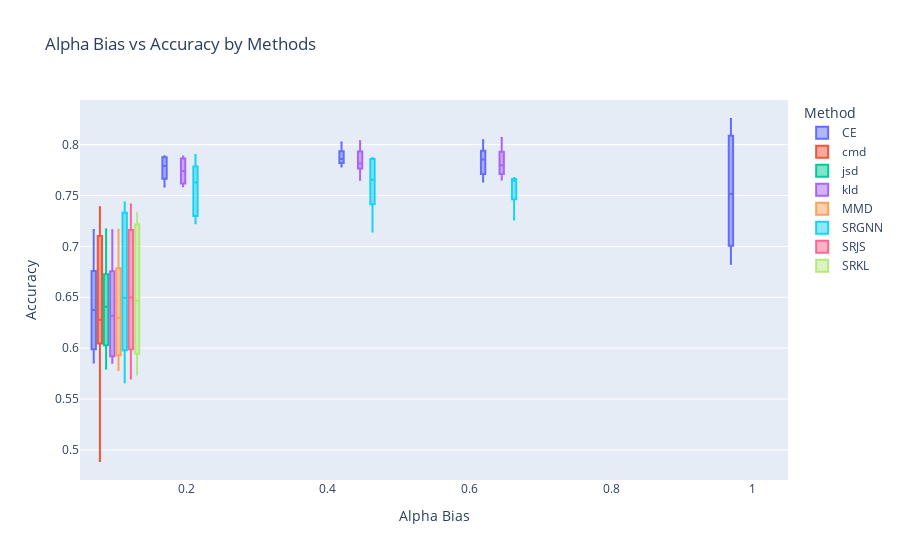
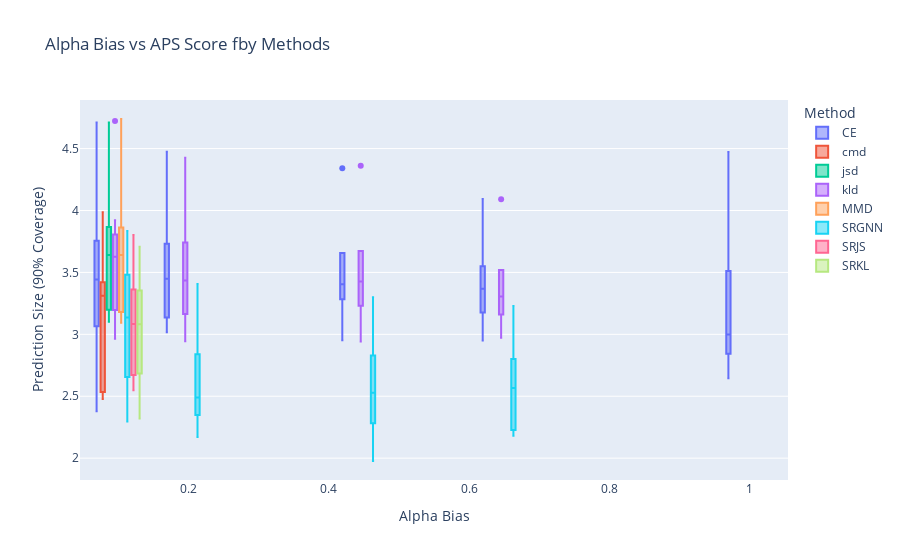
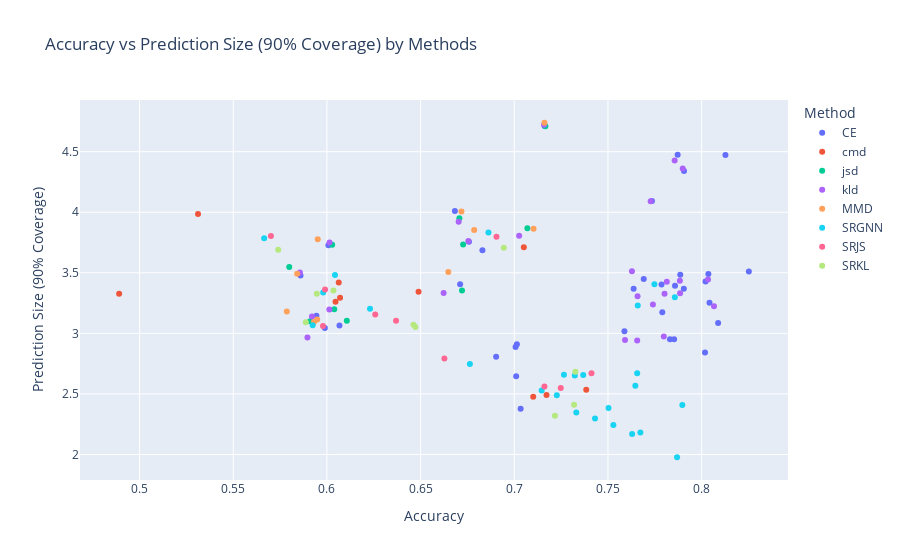
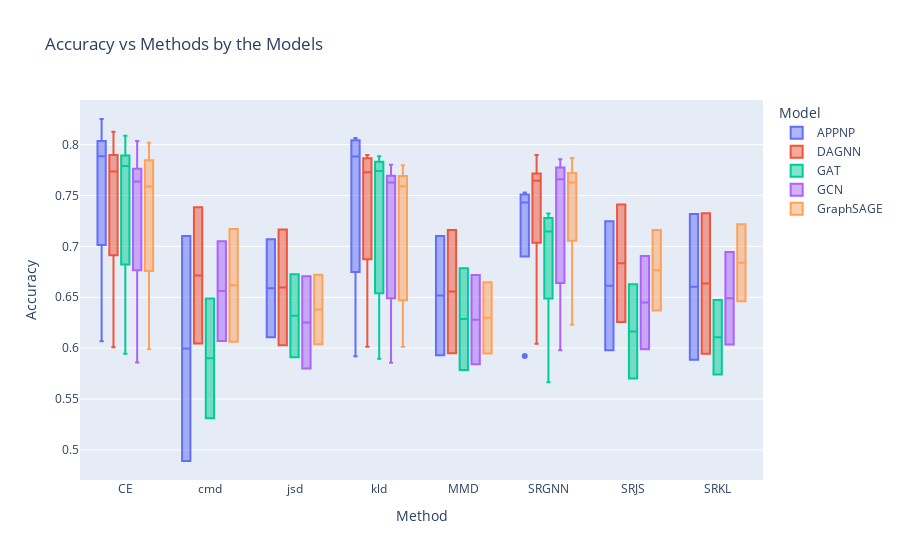

Notebook code for these charts, in order:
### Code cell
import pandas as pd
import plotly.express as px

# Load the CSV file
file_path = 'comprehensive_predictions_summary.csv'
data = pd.read_csv(file_path)

# Function to extract mean value from the string
def extract_mean(value):
    return float(value.split(' ± ')[0])

# Apply the function to relevant columns to get mean values
data['Accuracy_mean'] = data['Accuracy'].apply(extract_mean)
data['Prediction Size (90% Coverage)_mean'] = data['Prediction Size (90% Coverage)'].apply(extract_mean)

# Plot 1: Alpha Bias vs Accuracy from the Perspective of Methods
fig1 = px.box(
    data,
    x='Alpha Bias',
    y='Accuracy_mean',
    color='Method',
    title='Alpha Bias vs Accuracy by Methods',
    labels={'Accuracy_mean': 'Accuracy'}
)
fig1.show()

# Plot 2: Alpha Bias vs APS Score from the Perspective of Methods
fig2 = px.box(
    data,
    x='Alpha Bias',
    y='Prediction Size (90% Coverage)_mean',
    color='Method',
    title='Alpha Bias vs APS Score fby Methods',
    labels={'Prediction Size (90% Coverage)_mean': 'Prediction Size (90% Coverage)'}
)
fig2.show()

# Plot 3: Accuracy vs APS Score from the Perspective of Methods
fig3 = px.scatter(
    data,
    x='Accuracy_mean',
    y='Prediction Size (90% Coverage)_mean',
    color='Method',
    title='Accuracy vs Prediction Size (90% Coverage) by Methods',
    labels={'Accuracy_mean': 'Accuracy', 'Prediction Size (90% Coverage)_mean': 'Prediction Size (90% Coverage)'}
)
fig3.show()

# Plot 4: Accuracy vs Methods for the Models (color by Model)
fig4 = px.box(
    data,
    x='Method',
    y='Accuracy_mean',
    color='Model',
    title='Accuracy vs Methods by the Models',
    labels={'Accuracy_mean': 'Accuracy'}
)
fig4.show()

### Figure 1 — Plotly figure (JSON) as saved in the notebook; plotly's stock layout.template omitted (floating-point values rounded to 4 significant figures)
{"data": [{"alignmentgroup": "True", "hovertemplate": "Method=CE<br>Alpha Bias=%{x}<br>Accuracy=%{y}<extra></extra>", "legendgroup": "CE", "marker": {"color": "#636efa"}, "name": "CE", "notched": false, "offsetgroup": "CE", "orientation": "v", "showlegend": true, "type": "box", "x": [0.1, 0.1, 0.1, 0.1, 0.1, 0.1, 0.2, 0.45, 0.65, 0.1, 0.2, 0.45, 0.65, 0.1, 0.2, 0.45, 0.65, 0.1, 0.2, 0.45, 0.65, 0.1, 0.2, 0.45, 0.65, 1, 1, 1, 1, 1, 1, 1, 1, 1, 1], "x0": " ", "xaxis": "x", "y": [0.6067, 0.6008, 0.5944, 0.5859, 0.5989, 0.7034, 0.7886, 0.8021, 0.8042, 0.7162, 0.7872, 0.7906, 0.7735, 0.6758, 0.779, 0.7858, 0.7905, 0.6683, 0.7691, 0.7786, 0.7637, 0.6711, 0.7588, 0.7831, 0.7853, 0.7007, 0.683, 0.701, 0.7014, 0.6903, 0.8252, 0.8127, 0.8088, 0.8036, 0.8018], "y0": " ", "yaxis": "y"}, {"alignmentgroup": "True", "hovertemplate": "Method=cmd<br>Alpha Bias=%{x}<br>Accuracy=%{y}<extra></extra>", "legendgroup": "cmd", "marker": {"color": "#EF553B"}, "name": "cmd", "notched": false, "offsetgroup": "cmd", "orientation": "v", "showlegend": true, "type": "box", "x": [0.1, 0.1, 0.1, 0.1, 0.1, 0.1, 0.1, 0.1, 0.1, 0.1], "x0": " ", "xaxis": "x", "y": [0.4891, 0.6046, 0.5312, 0.607, 0.6063, 0.7101, 0.7384, 0.6489, 0.7051, 0.7172], "y0": " ", "yaxis": "y"}, {"alignmentgroup": "True", "hovertemplate": "Method=jsd<br>Alpha Bias=%{x}<br>Accuracy=%{y}<extra></extra>", "legendgroup": "jsd", "marker": {"color": "#00cc96"}, "name": "jsd", "notched": false, "offsetgroup": "jsd", "orientation": "v", "showlegend": true, "type": "box", "x": [0.1, 0.1, 0.1, 0.1, 0.1, 0.1, 0.1, 0.1, 0.1, 0.1], "x0": " ", "xaxis": "x", "y": [0.6106, 0.6028, 0.591, 0.5799, 0.6039, 0.707, 0.7166, 0.6727, 0.6707, 0.6721], "y0": " ", "yaxis": "y"}, {"alignmentgroup": "True", "hovertemplate": "Method=kld<br>Alpha Bias=%{x}<br>Accuracy=%{y}<extra></extra>", "legendgroup": "kld", "marker": {"color": "#ab63fa"}, "name": "kld", "notched": false, "offsetgroup": "kld", "orientation": "v", "showlegend": true, "type": "box", "x": [0.1, 0.1, 0.1, 0.1, 0.1, 0.1, 0.2, 0.45, 0.65, 0.1, 0.2, 0.45, 0.65, 0.1, 0.2, 0.45, 0.65, 0.1, 0.2, 0.45, 0.65, 0.1, 0.2, 0.45, 0.65], "x0": " ", "xaxis": "x", "y": [0.592, 0.6014, 0.5896, 0.5856, 0.6013, 0.7026, 0.7884, 0.8034, 0.8066, 0.7159, 0.7856, 0.7899, 0.7728, 0.6755, 0.774, 0.7814, 0.7885, 0.6703, 0.7628, 0.7802, 0.7658, 0.6623, 0.7591, 0.7656, 0.7798], "y0": " ", "yaxis": "y"}, {"alignmentgroup": "True", "hovertemplate": "Method=MMD<br>Alpha Bias=%{x}<br>Accuracy=%{y}<extra></extra>", "legendgroup": "MMD", "marker": {"color": "#FFA15A"}, "name": "MMD", "notched": false, "offsetgroup": "MMD", "orientation": "v", "showlegend": true, "type": "box", "x": [0.1, 0.1, 0.1, 0.1, 0.1, 0.1, 0.1, 0.1, 0.1, 0.1], "x0": " ", "xaxis": "x", "y": [0.5931, 0.5951, 0.5786, 0.5841, 0.5948, 0.7103, 0.7161, 0.6786, 0.6718, 0.6648], "y0": " ", "yaxis": "y"}, {"alignmentgroup": "True", "hovertemplate": "Method=SRGNN<br>Alpha Bias=%{x}<br>Accuracy=%{y}<extra></extra>", "legendgroup": "SRGNN", "marker": {"color": "#19d3f3"}, "name": "SRGNN", "notched": false, "offsetgroup": "SRGNN", "orientation": "v", "showlegend": true, "type": "box", "x": [0.1, 0.1, 0.1, 0.1, 0.1, 0.1, 0.2, 0.45, 0.65, 0.1, 0.2, 0.45, 0.65, 0.1, 0.2, 0.45, 0.65, 0.1, 0.2, 0.45, 0.65, 0.1, 0.2, 0.45, 0.65], "x0": " ", "xaxis": "x", "y": [0.5924, 0.6043, 0.5665, 0.598, 0.623, 0.7431, 0.7227, 0.7503, 0.7529, 0.7368, 0.7897, 0.7656, 0.7646, 0.6763, 0.7323, 0.7146, 0.7265, 0.6862, 0.7748, 0.7857, 0.7659, 0.7331, 0.7629, 0.7869, 0.7673], "y0": " ", "yaxis": "y"}, {"alignmentgroup": "True", "hovertemplate": "Method=SRJS<br>Alpha Bias=%{x}<br>Accuracy=%{y}<extra></extra>", "legendgroup": "SRJS", "marker": {"color": "#FF6692"}, "name": "SRJS", "notched": false, "offsetgroup": "SRJS", "orientation": "v", "showlegend": true, "type": "box", "x": [0.1, 0.1, 0.1, 0.1, 0.1, 0.1, 0.1, 0.1, 0.1, 0.1], "x0": " ", "xaxis": "x", "y": [0.5979, 0.6258, 0.5701, 0.599, 0.6369, 0.7248, 0.7412, 0.6627, 0.6905, 0.7161], "y0": " ", "yaxis": "y"}, {"alignmentgroup": "True", "hovertemplate": "Method=SRKL<br>Alpha Bias=%{x}<br>Accuracy=%{y}<extra></extra>", "legendgroup": "SRKL", "marker": {"color": "#B6E880"}, "name": "SRKL", "notched": false, "offsetgroup": "SRKL", "orientation": "v", "showlegend": true, "type": "box", "x": [0.1, 0.1, 0.1, 0.1, 0.1, 0.1, 0.1, 0.1, 0.1, 0.1], "x0": " ", "xaxis": "x", "y": [0.5887, 0.5946, 0.574, 0.6035, 0.6462, 0.7319, 0.7326, 0.6472, 0.6944, 0.7217], "y0": " ", "yaxis": "y"}], "layout": {"boxmode": "group", "legend": {"title": {"text": "Method"}, "tracegroupgap": 0}, "title": {"text": "Alpha Bias vs Accuracy by Methods"}, "xaxis": {"anchor": "y", "domain": [0, 1], "title": {"text": "Alpha Bias"}}, "yaxis": {"anchor": "x", "domain": [0, 1], "title": {"text": "Accuracy"}}}}

### Figure 2 — Plotly figure (JSON) as saved in the notebook; plotly's stock layout.template omitted (floating-point values rounded to 4 significant figures)
{"data": [{"alignmentgroup": "True", "hovertemplate": "Method=CE<br>Alpha Bias=%{x}<br>Prediction Size (90% Coverage)=%{y}<extra></extra>", "legendgroup": "CE", "marker": {"color": "#636efa"}, "name": "CE", "notched": false, "offsetgroup": "CE", "orientation": "v", "showlegend": true, "type": "box", "x": [0.1, 0.1, 0.1, 0.1, 0.1, 0.1, 0.2, 0.45, 0.65, 0.1, 0.2, 0.45, 0.65, 0.1, 0.2, 0.45, 0.65, 0.1, 0.2, 0.45, 0.65, 0.1, 0.2, 0.45, 0.65, 1, 1, 1, 1, 1, 1, 1, 1, 1, 1], "x0": " ", "xaxis": "x", "y": [3.065, 3.728, 3.146, 3.479, 3.043, 2.378, 3.485, 3.429, 3.252, 4.711, 4.475, 4.341, 4.093, 3.755, 3.175, 3.394, 3.369, 4.01, 3.448, 3.404, 3.368, 3.406, 3.017, 2.952, 2.951, 2.887, 3.687, 2.645, 2.91, 2.807, 3.511, 4.473, 3.086, 3.49, 2.842], "y0": " ", "yaxis": "y"}, {"alignmentgroup": "True", "hovertemplate": "Method=cmd<br>Alpha Bias=%{x}<br>Prediction Size (90% Coverage)=%{y}<extra></extra>", "legendgroup": "cmd", "marker": {"color": "#EF553B"}, "name": "cmd", "notched": false, "offsetgroup": "cmd", "orientation": "v", "showlegend": true, "type": "box", "x": [0.1, 0.1, 0.1, 0.1, 0.1, 0.1, 0.1, 0.1, 0.1, 0.1], "x0": " ", "xaxis": "x", "y": [3.327, 3.262, 3.986, 3.295, 3.421, 2.477, 2.534, 3.344, 3.711, 2.491], "y0": " ", "yaxis": "y"}, {"alignmentgroup": "True", "hovertemplate": "Method=jsd<br>Alpha Bias=%{x}<br>Prediction Size (90% Coverage)=%{y}<extra></extra>", "legendgroup": "jsd", "marker": {"color": "#00cc96"}, "name": "jsd", "notched": false, "offsetgroup": "jsd", "orientation": "v", "showlegend": true, "type": "box", "x": [0.1, 0.1, 0.1, 0.1, 0.1, 0.1, 0.1, 0.1, 0.1, 0.1], "x0": " ", "xaxis": "x", "y": [3.103, 3.732, 3.101, 3.548, 3.199, 3.867, 4.71, 3.734, 3.95, 3.353], "y0": " ", "yaxis": "y"}, {"alignmentgroup": "True", "hovertemplate": "Method=kld<br>Alpha Bias=%{x}<br>Prediction Size (90% Coverage)=%{y}<extra></extra>", "legendgroup": "kld", "marker": {"color": "#ab63fa"}, "name": "kld", "notched": false, "offsetgroup": "kld", "orientation": "v", "showlegend": true, "type": "box", "x": [0.1, 0.1, 0.1, 0.1, 0.1, 0.1, 0.2, 0.45, 0.65, 0.1, 0.2, 0.45, 0.65, 0.1, 0.2, 0.45, 0.65, 0.1, 0.2, 0.45, 0.65, 0.1, 0.2, 0.45, 0.65], "x0": " ", "xaxis": "x", "y": [3.139, 3.749, 2.965, 3.503, 3.197, 3.807, 3.435, 3.444, 3.223, 4.723, 4.427, 4.361, 4.09, 3.762, 3.238, 3.427, 3.33, 3.921, 3.513, 3.328, 3.305, 3.333, 2.945, 2.942, 2.973], "y0": " ", "yaxis": "y"}, {"alignmentgroup": "True", "hovertemplate": "Method=MMD<br>Alpha Bias=%{x}<br>Prediction Size (90% Coverage)=%{y}<extra></extra>", "legendgroup": "MMD", "marker": {"color": "#FFA15A"}, "name": "MMD", "notched": false, "offsetgroup": "MMD", "orientation": "v", "showlegend": true, "type": "box", "x": [0.1, 0.1, 0.1, 0.1, 0.1, 0.1, 0.1, 0.1, 0.1, 0.1], "x0": " ", "xaxis": "x", "y": [3.093, 3.776, 3.181, 3.491, 3.115, 3.864, 4.739, 3.854, 4.007, 3.506], "y0": " ", "yaxis": "y"}, {"alignmentgroup": "True", "hovertemplate": "Method=SRGNN<br>Alpha Bias=%{x}<br>Prediction Size (90% Coverage)=%{y}<extra></extra>", "legendgroup": "SRGNN", "marker": {"color": "#19d3f3"}, "name": "SRGNN", "notched": false, "offsetgroup": "SRGNN", "orientation": "v", "showlegend": true, "type": "box", "x": [0.1, 0.1, 0.1, 0.1, 0.1, 0.1, 0.2, 0.45, 0.65, 0.1, 0.2, 0.45, 0.65, 0.1, 0.2, 0.45, 0.65, 0.1, 0.2, 0.45, 0.65, 0.1, 0.2, 0.45, 0.65], "x0": " ", "xaxis": "x", "y": [3.068, 3.482, 3.785, 3.338, 3.204, 2.297, 2.489, 2.383, 2.243, 2.656, 2.409, 2.672, 2.567, 2.746, 2.651, 2.528, 2.658, 3.834, 3.406, 3.299, 3.229, 2.347, 2.17, 1.977, 2.181], "y0": " ", "yaxis": "y"}, {"alignmentgroup": "True", "hovertemplate": "Method=SRJS<br>Alpha Bias=%{x}<br>Prediction Size (90% Coverage)=%{y}<extra></extra>", "legendgroup": "SRJS", "marker": {"color": "#FF6692"}, "name": "SRJS", "notched": false, "offsetgroup": "SRJS", "orientation": "v", "showlegend": true, "type": "box", "x": [0.1, 0.1, 0.1, 0.1, 0.1, 0.1, 0.1, 0.1, 0.1, 0.1], "x0": " ", "xaxis": "x", "y": [3.061, 3.155, 3.803, 3.362, 3.104, 2.548, 2.671, 2.792, 3.798, 2.561], "y0": " ", "yaxis": "y"}, {"alignmentgroup": "True", "hovertemplate": "Method=SRKL<br>Alpha Bias=%{x}<br>Prediction Size (90% Coverage)=%{y}<extra></extra>", "legendgroup": "SRKL", "marker": {"color": "#B6E880"}, "name": "SRKL", "notched": false, "offsetgroup": "SRKL", "orientation": "v", "showlegend": true, "type": "box", "x": [0.1, 0.1, 0.1, 0.1, 0.1, 0.1, 0.1, 0.1, 0.1, 0.1], "x0": " ", "xaxis": "x", "y": [3.091, 3.326, 3.69, 3.354, 3.071, 2.411, 2.683, 3.052, 3.707, 2.32], "y0": " ", "yaxis": "y"}], "layout": {"boxmode": "group", "legend": {"title": {"text": "Method"}, "tracegroupgap": 0}, "title": {"text": "Alpha Bias vs APS Score fby Methods"}, "xaxis": {"anchor": "y", "domain": [0, 1], "title": {"text": "Alpha Bias"}}, "yaxis": {"anchor": "x", "domain": [0, 1], "title": {"text": "Prediction Size (90% Coverage)"}}}}

### Figure 3 — Plotly figure (JSON) as saved in the notebook; plotly's stock layout.template omitted (floating-point values rounded to 4 significant figures)
{"data": [{"hovertemplate": "Method=CE<br>Accuracy=%{x}<br>Prediction Size (90% Coverage)=%{y}<extra></extra>", "legendgroup": "CE", "marker": {"color": "#636efa", "symbol": "circle"}, "mode": "markers", "name": "CE", "orientation": "v", "showlegend": true, "type": "scatter", "x": [0.6067, 0.6008, 0.5944, 0.5859, 0.5989, 0.7034, 0.7886, 0.8021, 0.8042, 0.7162, 0.7872, 0.7906, 0.7735, 0.6758, 0.779, 0.7858, 0.7905, 0.6683, 0.7691, 0.7786, 0.7637, 0.6711, 0.7588, 0.7831, 0.7853, 0.7007, 0.683, 0.701, 0.7014, 0.6903, 0.8252, 0.8127, 0.8088, 0.8036, 0.8018], "xaxis": "x", "y": [3.065, 3.728, 3.146, 3.479, 3.043, 2.378, 3.485, 3.429, 3.252, 4.711, 4.475, 4.341, 4.093, 3.755, 3.175, 3.394, 3.369, 4.01, 3.448, 3.404, 3.368, 3.406, 3.017, 2.952, 2.951, 2.887, 3.687, 2.645, 2.91, 2.807, 3.511, 4.473, 3.086, 3.49, 2.842], "yaxis": "y"}, {"hovertemplate": "Method=cmd<br>Accuracy=%{x}<br>Prediction Size (90% Coverage)=%{y}<extra></extra>", "legendgroup": "cmd", "marker": {"color": "#EF553B", "symbol": "circle"}, "mode": "markers", "name": "cmd", "orientation": "v", "showlegend": true, "type": "scatter", "x": [0.4891, 0.6046, 0.5312, 0.607, 0.6063, 0.7101, 0.7384, 0.6489, 0.7051, 0.7172], "xaxis": "x", "y": [3.327, 3.262, 3.986, 3.295, 3.421, 2.477, 2.534, 3.344, 3.711, 2.491], "yaxis": "y"}, {"hovertemplate": "Method=jsd<br>Accuracy=%{x}<br>Prediction Size (90% Coverage)=%{y}<extra></extra>", "legendgroup": "jsd", "marker": {"color": "#00cc96", "symbol": "circle"}, "mode": "markers", "name": "jsd", "orientation": "v", "showlegend": true, "type": "scatter", "x": [0.6106, 0.6028, 0.591, 0.5799, 0.6039, 0.707, 0.7166, 0.6727, 0.6707, 0.6721], "xaxis": "x", "y": [3.103, 3.732, 3.101, 3.548, 3.199, 3.867, 4.71, 3.734, 3.95, 3.353], "yaxis": "y"}, {"hovertemplate": "Method=kld<br>Accuracy=%{x}<br>Prediction Size (90% Coverage)=%{y}<extra></extra>", "legendgroup": "kld", "marker": {"color": "#ab63fa", "symbol": "circle"}, "mode": "markers", "name": "kld", "orientation": "v", "showlegend": true, "type": "scatter", "x": [0.592, 0.6014, 0.5896, 0.5856, 0.6013, 0.7026, 0.7884, 0.8034, 0.8066, 0.7159, 0.7856, 0.7899, 0.7728, 0.6755, 0.774, 0.7814, 0.7885, 0.6703, 0.7628, 0.7802, 0.7658, 0.6623, 0.7591, 0.7656, 0.7798], "xaxis": "x", "y": [3.139, 3.749, 2.965, 3.503, 3.197, 3.807, 3.435, 3.444, 3.223, 4.723, 4.427, 4.361, 4.09, 3.762, 3.238, 3.427, 3.33, 3.921, 3.513, 3.328, 3.305, 3.333, 2.945, 2.942, 2.973], "yaxis": "y"}, {"hovertemplate": "Method=MMD<br>Accuracy=%{x}<br>Prediction Size (90% Coverage)=%{y}<extra></extra>", "legendgroup": "MMD", "marker": {"color": "#FFA15A", "symbol": "circle"}, "mode": "markers", "name": "MMD", "orientation": "v", "showlegend": true, "type": "scatter", "x": [0.5931, 0.5951, 0.5786, 0.5841, 0.5948, 0.7103, 0.7161, 0.6786, 0.6718, 0.6648], "xaxis": "x", "y": [3.093, 3.776, 3.181, 3.491, 3.115, 3.864, 4.739, 3.854, 4.007, 3.506], "yaxis": "y"}, {"hovertemplate": "Method=SRGNN<br>Accuracy=%{x}<br>Prediction Size (90% Coverage)=%{y}<extra></extra>", "legendgroup": "SRGNN", "marker": {"color": "#19d3f3", "symbol": "circle"}, "mode": "markers", "name": "SRGNN", "orientation": "v", "showlegend": true, "type": "scatter", "x": [0.5924, 0.6043, 0.5665, 0.598, 0.623, 0.7431, 0.7227, 0.7503, 0.7529, 0.7368, 0.7897, 0.7656, 0.7646, 0.6763, 0.7323, 0.7146, 0.7265, 0.6862, 0.7748, 0.7857, 0.7659, 0.7331, 0.7629, 0.7869, 0.7673], "xaxis": "x", "y": [3.068, 3.482, 3.785, 3.338, 3.204, 2.297, 2.489, 2.383, 2.243, 2.656, 2.409, 2.672, 2.567, 2.746, 2.651, 2.528, 2.658, 3.834, 3.406, 3.299, 3.229, 2.347, 2.17, 1.977, 2.181], "yaxis": "y"}, {"hovertemplate": "Method=SRJS<br>Accuracy=%{x}<br>Prediction Size (90% Coverage)=%{y}<extra></extra>", "legendgroup": "SRJS", "marker": {"color": "#FF6692", "symbol": "circle"}, "mode": "markers", "name": "SRJS", "orientation": "v", "showlegend": true, "type": "scatter", "x": [0.5979, 0.6258, 0.5701, 0.599, 0.6369, 0.7248, 0.7412, 0.6627, 0.6905, 0.7161], "xaxis": "x", "y": [3.061, 3.155, 3.803, 3.362, 3.104, 2.548, 2.671, 2.792, 3.798, 2.561], "yaxis": "y"}, {"hovertemplate": "Method=SRKL<br>Accuracy=%{x}<br>Prediction Size (90% Coverage)=%{y}<extra></extra>", "legendgroup": "SRKL", "marker": {"color": "#B6E880", "symbol": "circle"}, "mode": "markers", "name": "SRKL", "orientation": "v", "showlegend": true, "type": "scatter", "x": [0.5887, 0.5946, 0.574, 0.6035, 0.6462, 0.7319, 0.7326, 0.6472, 0.6944, 0.7217], "xaxis": "x", "y": [3.091, 3.326, 3.69, 3.354, 3.071, 2.411, 2.683, 3.052, 3.707, 2.32], "yaxis": "y"}], "layout": {"legend": {"title": {"text": "Method"}, "tracegroupgap": 0}, "title": {"text": "Accuracy vs Prediction Size (90% Coverage) by Methods"}, "xaxis": {"anchor": "y", "domain": [0, 1], "title": {"text": "Accuracy"}}, "yaxis": {"anchor": "x", "domain": [0, 1], "title": {"text": "Prediction Size (90% Coverage)"}}}}

### Figure 4 — Plotly figure (JSON) as saved in the notebook; plotly's stock layout.template omitted (floating-point values rounded to 4 significant figures)
{"data": [{"alignmentgroup": "True", "hovertemplate": "Model=APPNP<br>Method=%{x}<br>Accuracy=%{y}<extra></extra>", "legendgroup": "APPNP", "marker": {"color": "#636efa"}, "name": "APPNP", "notched": false, "offsetgroup": "APPNP", "orientation": "v", "showlegend": true, "type": "box", "x": ["CE", "cmd", "jsd", "kld", "MMD", "SRGNN", "SRJS", "SRKL", "CE", "CE", "CE", "CE", "cmd", "jsd", "kld", "kld", "kld", "kld", "MMD", "SRGNN", "SRGNN", "SRGNN", "SRGNN", "SRJS", "SRKL", "CE", "CE"], "x0": " ", "xaxis": "x", "y": [0.6067, 0.4891, 0.6106, 0.592, 0.5931, 0.5924, 0.5979, 0.5887, 0.7034, 0.7886, 0.8021, 0.8042, 0.7101, 0.707, 0.7026, 0.7884, 0.8034, 0.8066, 0.7103, 0.7431, 0.7227, 0.7503, 0.7529, 0.7248, 0.7319, 0.7007, 0.8252], "y0": " ", "yaxis": "y"}, {"alignmentgroup": "True", "hovertemplate": "Model=DAGNN<br>Method=%{x}<br>Accuracy=%{y}<extra></extra>", "legendgroup": "DAGNN", "marker": {"color": "#EF553B"}, "name": "DAGNN", "notched": false, "offsetgroup": "DAGNN", "orientation": "v", "showlegend": true, "type": "box", "x": ["CE", "cmd", "jsd", "kld", "MMD", "SRGNN", "SRJS", "SRKL", "CE", "CE", "CE", "CE", "cmd", "jsd", "kld", "kld", "kld", "kld", "MMD", "SRGNN", "SRGNN", "SRGNN", "SRGNN", "SRJS", "SRKL", "CE", "CE"], "x0": " ", "xaxis": "x", "y": [0.6008, 0.6046, 0.6028, 0.6014, 0.5951, 0.6043, 0.6258, 0.5946, 0.7162, 0.7872, 0.7906, 0.7735, 0.7384, 0.7166, 0.7159, 0.7856, 0.7899, 0.7728, 0.7161, 0.7368, 0.7897, 0.7656, 0.7646, 0.7412, 0.7326, 0.683, 0.8127], "y0": " ", "yaxis": "y"}, {"alignmentgroup": "True", "hovertemplate": "Model=GAT<br>Method=%{x}<br>Accuracy=%{y}<extra></extra>", "legendgroup": "GAT", "marker": {"color": "#00cc96"}, "name": "GAT", "notched": false, "offsetgroup": "GAT", "orientation": "v", "showlegend": true, "type": "box", "x": ["CE", "cmd", "jsd", "kld", "MMD", "SRGNN", "SRJS", "SRKL", "CE", "CE", "CE", "CE", "cmd", "jsd", "kld", "kld", "kld", "kld", "MMD", "SRGNN", "SRGNN", "SRGNN", "SRGNN", "SRJS", "SRKL", "CE", "CE"], "x0": " ", "xaxis": "x", "y": [0.5944, 0.5312, 0.591, 0.5896, 0.5786, 0.5665, 0.5701, 0.574, 0.6758, 0.779, 0.7858, 0.7905, 0.6489, 0.6727, 0.6755, 0.774, 0.7814, 0.7885, 0.6786, 0.6763, 0.7323, 0.7146, 0.7265, 0.6627, 0.6472, 0.701, 0.8088], "y0": " ", "yaxis": "y"}, {"alignmentgroup": "True", "hovertemplate": "Model=GCN<br>Method=%{x}<br>Accuracy=%{y}<extra></extra>", "legendgroup": "GCN", "marker": {"color": "#ab63fa"}, "name": "GCN", "notched": false, "offsetgroup": "GCN", "orientation": "v", "showlegend": true, "type": "box", "x": ["CE", "cmd", "jsd", "kld", "MMD", "SRGNN", "SRJS", "SRKL", "CE", "CE", "CE", "CE", "cmd", "jsd", "kld", "kld", "kld", "kld", "MMD", "SRGNN", "SRGNN", "SRGNN", "SRGNN", "SRJS", "SRKL", "CE", "CE"], "x0": " ", "xaxis": "x", "y": [0.5859, 0.607, 0.5799, 0.5856, 0.5841, 0.598, 0.599, 0.6035, 0.6683, 0.7691, 0.7786, 0.7637, 0.7051, 0.6707, 0.6703, 0.7628, 0.7802, 0.7658, 0.6718, 0.6862, 0.7748, 0.7857, 0.7659, 0.6905, 0.6944, 0.7014, 0.8036], "y0": " ", "yaxis": "y"}, {"alignmentgroup": "True", "hovertemplate": "Model=GraphSAGE<br>Method=%{x}<br>Accuracy=%{y}<extra></extra>", "legendgroup": "GraphSAGE", "marker": {"color": "#FFA15A"}, "name": "GraphSAGE", "notched": false, "offsetgroup": "GraphSAGE", "orientation": "v", "showlegend": true, "type": "box", "x": ["CE", "cmd", "jsd", "kld", "MMD", "SRGNN", "SRJS", "SRKL", "CE", "CE", "CE", "CE", "cmd", "jsd", "kld", "kld", "kld", "kld", "MMD", "SRGNN", "SRGNN", "SRGNN", "SRGNN", "SRJS", "SRKL", "CE", "CE"], "x0": " ", "xaxis": "x", "y": [0.5989, 0.6063, 0.6039, 0.6013, 0.5948, 0.623, 0.6369, 0.6462, 0.6711, 0.7588, 0.7831, 0.7853, 0.7172, 0.6721, 0.6623, 0.7591, 0.7656, 0.7798, 0.6648, 0.7331, 0.7629, 0.7869, 0.7673, 0.7161, 0.7217, 0.6903, 0.8018], "y0": " ", "yaxis": "y"}], "layout": {"boxmode": "group", "legend": {"title": {"text": "Model"}, "tracegroupgap": 0}, "title": {"text": "Accuracy vs Methods by the Models"}, "xaxis": {"anchor": "y", "domain": [0, 1], "title": {"text": "Method"}}, "yaxis": {"anchor": "x", "domain": [0, 1], "title": {"text": "Accuracy"}}}}
